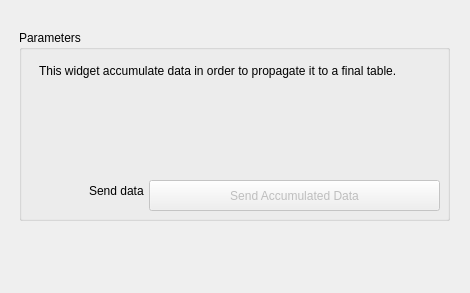
<?xml version="1.0" encoding="UTF-8"?>
<ui version="4.0">
 <class>Form</class>
 <widget class="QWidget" name="Form">
  <property name="geometry">
   <rect>
    <x>0</x>
    <y>0</y>
    <width>470</width>
    <height>293</height>
   </rect>
  </property>
  <property name="windowTitle">
   <string>Form</string>
  </property>
  <widget class="QGroupBox" name="groupBox">
   <property name="geometry">
    <rect>
     <x>19</x>
     <y>30</y>
     <width>431</width>
     <height>191</height>
    </rect>
   </property>
   <property name="title">
    <string>Parameters</string>
   </property>
   <widget class="QLabel" name="label_2">
    <property name="geometry">
     <rect>
      <x>70</x>
      <y>150</y>
      <width>151</width>
      <height>21</height>
     </rect>
    </property>
    <property name="text">
     <string>Send data</string>
    </property>
   </widget>
   <widget class="QLabel" name="Description">
    <property name="geometry">
     <rect>
      <x>20</x>
      <y>10</y>
      <width>401</width>
      <height>61</height>
     </rect>
    </property>
    <property name="text">
     <string>This widget accumulate data in order to propagate it to a final table.</string>
    </property>
    <property name="textFormat">
     <enum>Qt::AutoText</enum>
    </property>
    <property name="alignment">
     <set>Qt::AlignLeading|Qt::AlignLeft|Qt::AlignVCenter</set>
    </property>
    <property name="wordWrap">
     <bool>true</bool>
    </property>
   </widget>
   <widget class="QPushButton" name="pushButton_send">
    <property name="enabled">
     <bool>false</bool>
    </property>
    <property name="geometry">
     <rect>
      <x>130</x>
      <y>150</y>
      <width>291</width>
      <height>31</height>
     </rect>
    </property>
    <property name="text">
     <string>Send Accumulated Data</string>
    </property>
   </widget>
  </widget>
 </widget>
 <resources/>
 <connections/>
</ui>
